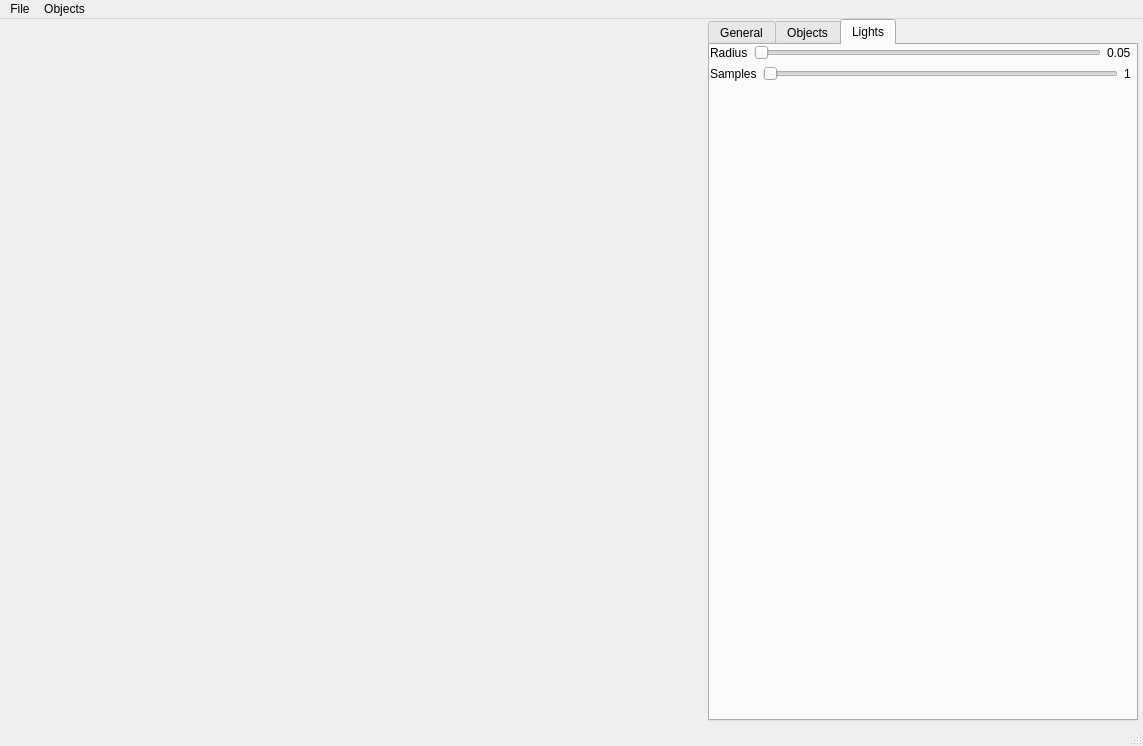
<?xml version="1.0" encoding="UTF-8"?>
<ui version="4.0">
 <class>MainWindow</class>
 <widget class="QMainWindow" name="MainWindow">
  <property name="geometry">
   <rect>
    <x>0</x>
    <y>0</y>
    <width>1143</width>
    <height>746</height>
   </rect>
  </property>
  <property name="windowTitle">
   <string>MainWindow</string>
  </property>
  <widget class="QWidget" name="centralwidget">
   <widget class="QWidget" name="horizontalLayoutWidget">
    <property name="geometry">
     <rect>
      <x>0</x>
      <y>0</y>
      <width>1141</width>
      <height>702</height>
     </rect>
    </property>
    <layout class="QHBoxLayout" name="mainLayout">
     <property name="spacing">
      <number>6</number>
     </property>
     <item>
      <widget class="TranslucentMaterials" name="translucentMaterials" native="true">
       <property name="sizePolicy">
        <sizepolicy hsizetype="Fixed" vsizetype="Maximum">
         <horstretch>0</horstretch>
         <verstretch>0</verstretch>
        </sizepolicy>
       </property>
       <property name="minimumSize">
        <size>
         <width>700</width>
         <height>700</height>
        </size>
       </property>
      </widget>
     </item>
     <item>
      <layout class="QVBoxLayout" name="rightLayout">
       <property name="spacing">
        <number>0</number>
       </property>
       <property name="sizeConstraint">
        <enum>QLayout::SetDefaultConstraint</enum>
       </property>
       <item>
        <widget class="QTabWidget" name="Objects">
         <property name="sizePolicy">
          <sizepolicy hsizetype="Fixed" vsizetype="Expanding">
           <horstretch>0</horstretch>
           <verstretch>0</verstretch>
          </sizepolicy>
         </property>
         <property name="minimumSize">
          <size>
           <width>430</width>
           <height>0</height>
          </size>
         </property>
         <property name="currentIndex">
          <number>2</number>
         </property>
         <widget class="QWidget" name="General">
          <attribute name="title">
           <string>General</string>
          </attribute>
          <widget class="QWidget" name="verticalLayoutWidget">
           <property name="geometry">
            <rect>
             <x>0</x>
             <y>0</y>
             <width>421</width>
             <height>641</height>
            </rect>
           </property>
           <layout class="QVBoxLayout" name="verticalLayout">
            <property name="leftMargin">
             <number>6</number>
            </property>
            <item>
             <widget class="QGroupBox" name="groupBox">
              <property name="sizePolicy">
               <sizepolicy hsizetype="Fixed" vsizetype="Fixed">
                <horstretch>0</horstretch>
                <verstretch>0</verstretch>
               </sizepolicy>
              </property>
              <property name="minimumSize">
               <size>
                <width>400</width>
                <height>200</height>
               </size>
              </property>
              <property name="title">
               <string>General properties</string>
              </property>
              <widget class="VectorForm" name="userPosition" native="true">
               <property name="geometry">
                <rect>
                 <x>10</x>
                 <y>50</y>
                 <width>400</width>
                 <height>30</height>
                </rect>
               </property>
               <property name="sizePolicy">
                <sizepolicy hsizetype="Preferred" vsizetype="Fixed">
                 <horstretch>0</horstretch>
                 <verstretch>0</verstretch>
                </sizepolicy>
               </property>
               <property name="minimumSize">
                <size>
                 <width>400</width>
                 <height>30</height>
                </size>
               </property>
               <property name="maximumSize">
                <size>
                 <width>400</width>
                 <height>30</height>
                </size>
               </property>
              </widget>
              <widget class="ColorForm" name="clearColor" native="true">
               <property name="geometry">
                <rect>
                 <x>10</x>
                 <y>20</y>
                 <width>400</width>
                 <height>30</height>
                </rect>
               </property>
               <property name="sizePolicy">
                <sizepolicy hsizetype="Preferred" vsizetype="Fixed">
                 <horstretch>0</horstretch>
                 <verstretch>0</verstretch>
                </sizepolicy>
               </property>
               <property name="minimumSize">
                <size>
                 <width>400</width>
                 <height>30</height>
                </size>
               </property>
               <property name="maximumSize">
                <size>
                 <width>400</width>
                 <height>30</height>
                </size>
               </property>
              </widget>
              <widget class="VectorForm" name="userDirection" native="true">
               <property name="geometry">
                <rect>
                 <x>10</x>
                 <y>80</y>
                 <width>400</width>
                 <height>30</height>
                </rect>
               </property>
               <property name="sizePolicy">
                <sizepolicy hsizetype="Preferred" vsizetype="Fixed">
                 <horstretch>0</horstretch>
                 <verstretch>0</verstretch>
                </sizepolicy>
               </property>
               <property name="minimumSize">
                <size>
                 <width>400</width>
                 <height>30</height>
                </size>
               </property>
               <property name="maximumSize">
                <size>
                 <width>400</width>
                 <height>30</height>
                </size>
               </property>
              </widget>
              <widget class="QWidget" name="horizontalLayoutWidget_2">
               <property name="geometry">
                <rect>
                 <x>10</x>
                 <y>110</y>
                 <width>381</width>
                 <height>29</height>
                </rect>
               </property>
               <layout class="QHBoxLayout" name="horizontalLayout">
                <item>
                 <widget class="QLabel" name="intlable">
                  <property name="text">
                   <string>Light intensity:</string>
                  </property>
                 </widget>
                </item>
                <item>
                 <widget class="QSlider" name="intensity">
                  <property name="minimum">
                   <number>1</number>
                  </property>
                  <property name="maximum">
                   <number>100</number>
                  </property>
                  <property name="orientation">
                   <enum>Qt::Horizontal</enum>
                  </property>
                  <property name="tickPosition">
                   <enum>QSlider::TicksAbove</enum>
                  </property>
                  <property name="tickInterval">
                   <number>2</number>
                  </property>
                 </widget>
                </item>
                <item>
                 <widget class="QLabel" name="intensitylabel">
                  <property name="text">
                   <string>0</string>
                  </property>
                 </widget>
                </item>
               </layout>
              </widget>
              <widget class="QWidget" name="horizontalLayoutWidget_3">
               <property name="geometry">
                <rect>
                 <x>10</x>
                 <y>140</y>
                 <width>371</width>
                 <height>31</height>
                </rect>
               </property>
               <layout class="QHBoxLayout" name="horizontalLayout_2">
                <item>
                 <widget class="QCheckBox" name="showaxes">
                  <property name="text">
                   <string>Show Axes</string>
                  </property>
                 </widget>
                </item>
                <item>
                 <widget class="QCheckBox" name="showgrid">
                  <property name="text">
                   <string>Show Grid</string>
                  </property>
                 </widget>
                </item>
               </layout>
              </widget>
             </widget>
            </item>
            <item>
             <widget class="QGroupBox" name="statistics">
              <property name="minimumSize">
               <size>
                <width>0</width>
                <height>100</height>
               </size>
              </property>
              <property name="title">
               <string>Statistics</string>
              </property>
              <widget class="QWidget" name="verticalLayoutWidget_2">
               <property name="geometry">
                <rect>
                 <x>10</x>
                 <y>20</y>
                 <width>381</width>
                 <height>71</height>
                </rect>
               </property>
               <layout class="QVBoxLayout" name="verticalLayout_2">
                <item>
                 <widget class="QLabel" name="fpslabel">
                  <property name="text">
                   <string>&lt;html&gt;&lt;head/&gt;&lt;body&gt;&lt;p&gt;&lt;span style=&quot; color:#000000;&quot;&gt;Median time frame (ms): - &lt;/span&gt;&lt;/p&gt;&lt;/body&gt;&lt;/html&gt;</string>
                  </property>
                 </widget>
                </item>
                <item>
                 <spacer name="verticalSpacer_2">
                  <property name="orientation">
                   <enum>Qt::Vertical</enum>
                  </property>
                  <property name="sizeHint" stdset="0">
                   <size>
                    <width>20</width>
                    <height>40</height>
                   </size>
                  </property>
                 </spacer>
                </item>
               </layout>
              </widget>
             </widget>
            </item>
            <item>
             <widget class="QCheckBox" name="vertexpixel">
              <property name="text">
               <string>Vertex Mode</string>
              </property>
             </widget>
            </item>
            <item>
             <spacer name="verticalSpacer">
              <property name="orientation">
               <enum>Qt::Vertical</enum>
              </property>
              <property name="sizeHint" stdset="0">
               <size>
                <width>20</width>
                <height>40</height>
               </size>
              </property>
             </spacer>
            </item>
           </layout>
          </widget>
         </widget>
         <widget class="QWidget" name="Objects_2">
          <attribute name="title">
           <string>Objects</string>
          </attribute>
          <widget class="QWidget" name="verticalLayoutWidget_3">
           <property name="geometry">
            <rect>
             <x>0</x>
             <y>0</y>
             <width>432</width>
             <height>671</height>
            </rect>
           </property>
           <layout class="QVBoxLayout" name="objslayout">
            <item>
             <widget class="ThreeDObjectGUI" name="objTest" native="true">
              <property name="sizePolicy">
               <sizepolicy hsizetype="Fixed" vsizetype="Fixed">
                <horstretch>0</horstretch>
                <verstretch>0</verstretch>
               </sizepolicy>
              </property>
              <property name="minimumSize">
               <size>
                <width>430</width>
                <height>210</height>
               </size>
              </property>
             </widget>
            </item>
            <item>
             <spacer name="verticalSpacer_3">
              <property name="orientation">
               <enum>Qt::Vertical</enum>
              </property>
              <property name="sizeHint" stdset="0">
               <size>
                <width>20</width>
                <height>40</height>
               </size>
              </property>
             </spacer>
            </item>
           </layout>
          </widget>
         </widget>
         <widget class="QWidget" name="tab">
          <attribute name="title">
           <string>Lights</string>
          </attribute>
          <widget class="QWidget" name="verticalLayoutWidget_4">
           <property name="geometry">
            <rect>
             <x>0</x>
             <y>0</y>
             <width>421</width>
             <height>671</height>
            </rect>
           </property>
           <layout class="QVBoxLayout" name="verticalLayout_3">
            <item>
             <layout class="QHBoxLayout" name="horizontalLayout_4">
              <item>
               <widget class="QLabel" name="label_2">
                <property name="text">
                 <string>Radius</string>
                </property>
               </widget>
              </item>
              <item>
               <widget class="QSlider" name="horizontalSlider">
                <property name="minimum">
                 <number>1</number>
                </property>
                <property name="maximum">
                 <number>100</number>
                </property>
                <property name="orientation">
                 <enum>Qt::Horizontal</enum>
                </property>
               </widget>
              </item>
              <item>
               <widget class="QLabel" name="radiuslabel">
                <property name="text">
                 <string>0.05</string>
                </property>
               </widget>
              </item>
             </layout>
            </item>
            <item>
             <layout class="QHBoxLayout" name="horizontalLayout_3">
              <item>
               <widget class="QLabel" name="label">
                <property name="text">
                 <string>Samples</string>
                </property>
               </widget>
              </item>
              <item>
               <widget class="QSlider" name="horizontalSlider_2">
                <property name="minimum">
                 <number>1</number>
                </property>
                <property name="maximum">
                 <number>150</number>
                </property>
                <property name="orientation">
                 <enum>Qt::Horizontal</enum>
                </property>
               </widget>
              </item>
              <item>
               <widget class="QLabel" name="samplelabel">
                <property name="text">
                 <string>1</string>
                </property>
               </widget>
              </item>
             </layout>
            </item>
            <item>
             <spacer name="verticalSpacer_4">
              <property name="orientation">
               <enum>Qt::Vertical</enum>
              </property>
              <property name="sizeHint" stdset="0">
               <size>
                <width>20</width>
                <height>40</height>
               </size>
              </property>
             </spacer>
            </item>
           </layout>
          </widget>
         </widget>
        </widget>
       </item>
      </layout>
     </item>
    </layout>
   </widget>
  </widget>
  <widget class="QMenuBar" name="menubar">
   <property name="geometry">
    <rect>
     <x>0</x>
     <y>0</y>
     <width>1143</width>
     <height>21</height>
    </rect>
   </property>
   <widget class="QMenu" name="menuFile">
    <property name="title">
     <string>File</string>
    </property>
    <addaction name="actionSave_Image"/>
    <addaction name="separator"/>
    <addaction name="actionQuit"/>
   </widget>
   <widget class="QMenu" name="menuObjects">
    <property name="title">
     <string>Objects</string>
    </property>
    <widget class="QMenu" name="menuAdd">
     <property name="title">
      <string>Add...</string>
     </property>
     <addaction name="actionCube"/>
     <addaction name="actionSphere"/>
     <addaction name="actionPlane"/>
     <addaction name="separator"/>
     <addaction name="actionBunny"/>
    </widget>
    <addaction name="menuAdd"/>
   </widget>
   <addaction name="menuFile"/>
   <addaction name="menuObjects"/>
  </widget>
  <widget class="QStatusBar" name="statusbar"/>
  <action name="actionSave_Image">
   <property name="text">
    <string>Save Screenshot...</string>
   </property>
   <property name="shortcut">
    <string>Ctrl+S</string>
   </property>
  </action>
  <action name="actionQuit">
   <property name="text">
    <string>Quit</string>
   </property>
   <property name="shortcut">
    <string>Esc</string>
   </property>
  </action>
  <action name="actionCube">
   <property name="text">
    <string>Cube</string>
   </property>
  </action>
  <action name="actionSphere">
   <property name="text">
    <string>Sphere</string>
   </property>
  </action>
  <action name="actionBunny">
   <property name="text">
    <string>Model</string>
   </property>
  </action>
  <action name="actionCow">
   <property name="text">
    <string>Cow</string>
   </property>
  </action>
  <action name="actionPlane">
   <property name="text">
    <string>Plane</string>
   </property>
  </action>
 </widget>
 <customwidgets>
  <customwidget>
   <class>VectorForm</class>
   <extends>QWidget</extends>
   <header>vectorform.h</header>
   <container>1</container>
  </customwidget>
  <customwidget>
   <class>TranslucentMaterials</class>
   <extends>QWidget</extends>
   <header>translucentmaterials.h</header>
   <container>1</container>
  </customwidget>
  <customwidget>
   <class>ColorForm</class>
   <extends>QWidget</extends>
   <header>colorform.h</header>
   <container>1</container>
  </customwidget>
  <customwidget>
   <class>ThreeDObjectGUI</class>
   <extends>QWidget</extends>
   <header>threedobjectgui.h</header>
   <container>1</container>
  </customwidget>
 </customwidgets>
 <resources/>
 <connections/>
</ui>
